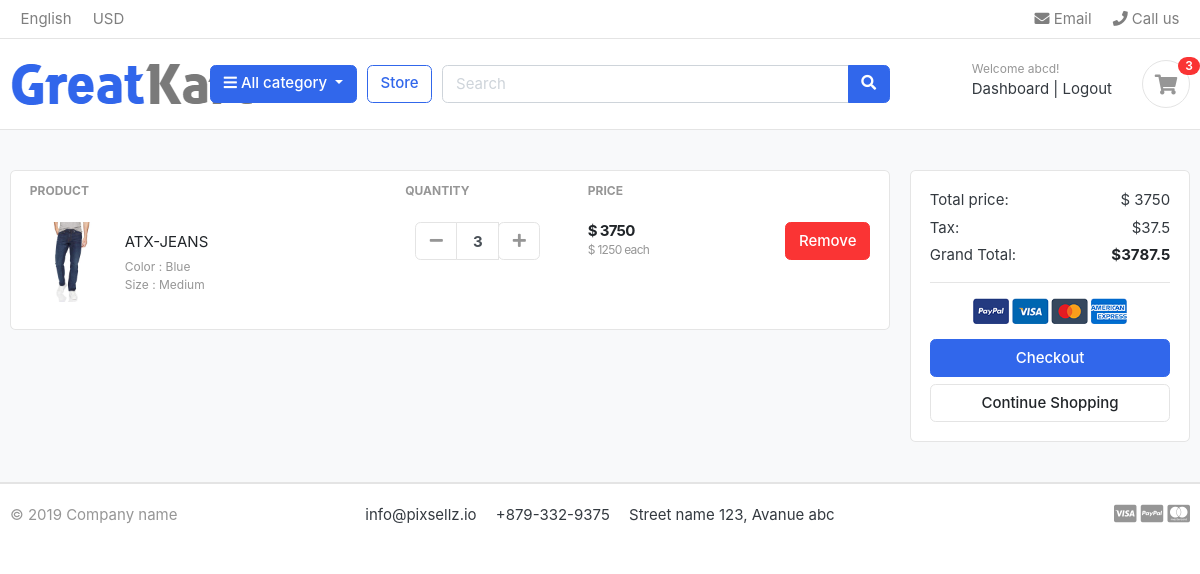
The page /cart/ (signed in) on the database as committed earlier.
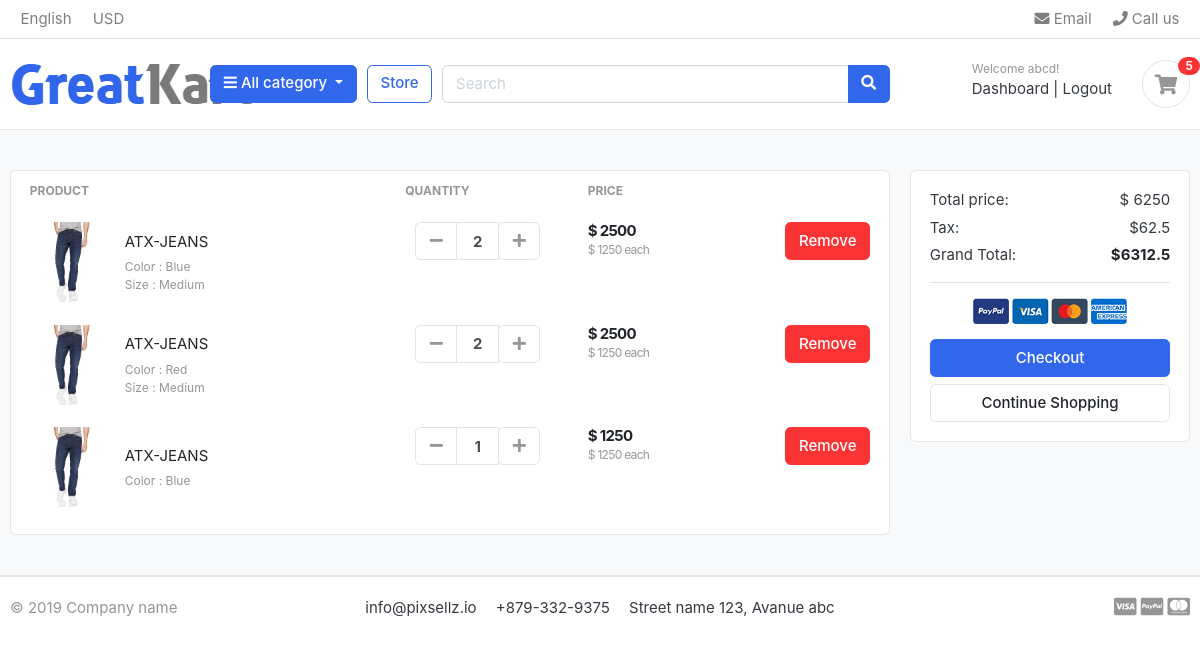
The same page on the database as committed later.
### accounts/models.py (models this page shows, shortened)
class Account(AbstractBaseUser):
    first_name= models.CharField(max_length=50)
    last_name = models.CharField(max_length=50)
    username=models.CharField(max_length=50, unique=True)
    email=models.EmailField(max_length=100, unique=True)
    phone_number = models.CharField(max_length=50)
    date_joined = models.DateTimeField(auto_now_add=True)
    last_login = models.DateTimeField(auto_now_add=True)
    is_admin = models.BooleanField(default=False)
    is_staff = models.BooleanField(default=False)
    is_active = models.BooleanField(default=False)
    is_superadmin = models.BooleanField(default=False)
    USERNAME_FIELD = 'email'
    REQUIRED_FIELDS = ['username', 'first_name', 'last_name']
    objects = MyAccountManager()

### carts/models.py (models this page shows, shortened)
class CartItem(models.Model):
    user = models.ForeignKey(Account, on_delete=models.CASCADE, null = True)
    product = models.ForeignKey(Product, on_delete=models.CASCADE)
    variations = models.ManyToManyField(Variation, blank=True)
    cart = models.ForeignKey(Cart, on_delete=models.CASCADE, null= True)
    quantity = models.IntegerField(default=1)
    is_active = models.BooleanField(default=True)
    def sub_total(self):
        return self.product.price * self.quantity

### store/models.py (models this page shows, shortened)
class Product(models.Model):
    product_name = models.CharField(max_length=200,  unique=True)
    slug = models.SlugField(max_length=200, unique = True)
    description = models.TextField(max_length = 500, blank = True)
    price = models.IntegerField()
    images = models.ImageField(upload_to = 'photos/products')
    stock = models.IntegerField()
    is_available = models.BooleanField(default= True)
    category = models.ForeignKey(Category, on_delete= models.CASCADE)
    created_date = models.DateTimeField(auto_now_add=  True)
    modified_date  = models.DateTimeField(auto_now= True)
    def get_url(self):
        return reverse('product_detail', args=[
            self.category.slug, self.slug
        ])

class Variation(models.Model):
    product = models.ForeignKey(Product, on_delete= models.CASCADE)
    variation_category = models.CharField(max_length=100, choices=variation_category_choice)
    variation_value = models.CharField(max_length=100)
    is_active = models.BooleanField(default=True)
    created_date = models.TimeField(auto_now = True)
    objects = VariationManager()

### carts/views.py (the view)
# urls.py: path('', views.cart, name = 'cart'),
def cart(request, total=0, quantity=0, cart_items=None):
    try:
        if request.user.is_authenticated:
            cart_items = CartItem.objects.filter(user=request.user)
        else:
            cart = Cart.objects.get(cart_id = _cart_id(request))
            cart_items = CartItem.objects.filter(cart=cart, is_active=True)
        for cart_item in cart_items:
            total += (cart_item.product.price* cart_item.quantity)
            quantity += cart_item.quantity
        tax = (1 * total)/100
        grand_total = total + tax
    except ObjectDoesNotExist:
        pass
    context = {
        'total' : total,
        'quantity': quantity,
        'cart_items': cart_items,
        'tax': tax,
        'grand_total': grand_total,
    }
    return render(request, 'store/cart.html', context)

### carts/context_processors.py (called while the page is built)
def counter(request):
    cart_count = 0
    if 'admin' in request.path:
        return {
        }
    else:
        try:
            cart = Cart.objects.filter(cart_id = _cart_id(request))
            if request.user.is_authenticated:
                cart_items=CartItem.objects.all().filter(user=request.user)
            else:
                cart_items = CartItem.objects.all().filter(cart=cart[:1])
            for cart_item in cart_items:
                cart_count += cart_item.quantity
        except Cart.DoesNotExist:
            cart_count = 0
    return dict(cart_count = cart_count)

### carts/views.py (called while the page is built)
def _cart_id(request):
    cart = request.session.session_key   #get session key
    if not cart:
        cart = request.session.create()   #make new session key
    return cart

### category/context_processors.py (called while the page is built)
def menu_links(request):
    links = Category.objects.all()
    return dict(links=links)

### category/models.py (called while the page is built)
    def get_url(self):
        return reverse('products_by_category', args=[self.slug])

### templates/store/cart.html (shortened to what this page needs)
{% extends 'base.html' %}
{% load static %}
{% block content %}
<section class="section-content padding-y bg">
<div class="container">
{% if not cart_items %}
<h2 class="text-center"> Your Shopping cart is empty</h2>
<br>
<div class="text-center">
	<a href = "{% url 'store' %}" class="btn btn-primary">Continue Shopping</a>
</div>
{% else %}
<div class="row">
	<aside class="col-lg-9">
<div class="card">
<table class="table table-borderless table-shopping-cart">
<thead class="text-muted">
<tr class="small text-uppercase">
  <th scope="col">Product</th>
  <th scope="col" width="120">Quantity</th>
  <th scope="col" width="120">Price</th>
  <th scope="col" class="text-right" width="200"> </th>
</tr>
</thead>
<tbody>
{% for cart_item in cart_items %}
<tr>
	<td>
		<figure class="itemside align-items-center">
			<div class="aside"><img src="{{ cart_item.product.images.url }}" class="img-sm"></div>
			<figcaption class="info">
				<a href="{{ cart_item.product.get_url }}" class="title text-dark">{{ cart_item.product.product_name }}</a>
				<p class="text-muted small">
					{% if cart_item.variations.all %}
					{% for item in cart_item.variations.all %}
					{{ item.variation_category |capfirst }} : {{ item.variation_value | capfirst}}
					<br>
					{% endfor %}
					{% endif %}
				</p>
			</figcaption>
		</figure>
	</td>
	<td>
					<div class="col">
						<div class="input-group input-spinner">
							<div class="input-group-prepend">
							<a href = "{% url 'remove_cart' cart_item.product.id cart_item.id %}" class="btn btn-light" type="button" id="button-plus"> <i class="fa fa-minus"></i> </a>
							</div>
							<input type="text" class="form-control"  value="{{cart_item.quantity}}">
							<div class="input-group-append">
								<form action = "{% url 'add_cart' cart_item.product.id %}" method = "POST">
									<button class="btn btn-light" type="submit" id="button-minus"> <i class="fa fa-plus"></i> </button>
								</form>
							</div>
						</div>
					</div>
	</td>
	<td>
		<div class="price-wrap">
			<var class="price">$ {{cart_item.sub_total}}</var>
			<small class="text-muted"> $ {{cart_item.product.price }} each </small>
		</div>
	</td>
	<td class="text-right">
	<a href="{% url 'remove_cart_item' cart_item.product_id cart_item.id %}" onclick="return confirm('Are you sure you want to delete this item')" class="btn btn-danger"> Remove</a>
	</td>
</tr>
{% endfor %}
</tbody>
</table>
</div>
	</aside>
	<aside class="col-lg-3">
		<div class="card">
		<div class="card-body">
			<dl class="dlist-align">
			  <dt>Total price:</dt>
			  <dd class="text-right">$ {{total}}</dd>
			</dl>
			<dl class="dlist-align">
			  <dt>Tax:</dt>
			  <dd class="text-right"> ${{tax}}</dd>
			</dl>
			<dl class="dlist-align">
			  <dt>Grand Total:</dt>
			  <dd class="text-right text-dark b"><strong>${{grand_total}}</strong></dd>
			</dl>
			<hr>
			<p class="text-center mb-3">
				<img src="{% static './images/misc/payments.png'%}" height="26">
			</p>
			<a href="{% url 'checkout' %}" class="btn btn-primary btn-block"> Checkout </a>
			<a href="{% url 'store' %}" class="btn btn-light btn-block">Continue Shopping</a>
		</div>
		</div>
</aside>
</div>
{% endif %}
</div>
</section>
{% endblock %}

### templates/base.html (shortened to what this page needs)
{% load static %}
<!DOCTYPE HTML>
<html lang="en">
<head>
<link href="{% static 'css/bootstrap.css' %}" rel="stylesheet" type="text/css"/>
<link href="{% static 'fonts/fontawesome/css/all.min.css' %}" type="text/css" rel="stylesheet">
<link href="{% static 'css/ui.css' %}" rel="stylesheet" type="text/css"/>
<link href="{% static 'css/responsive.css' %}" rel="stylesheet" media="only screen and (max-width: 1200px)" />
</head>
<body>
 {% include 'includes/navbar.html' %}
{% block content %}
{% endblock %}
{% include 'includes/footer.html' %}
</body>
</html>

### templates/includes/navbar.html (shortened to what this page needs)
{% load static %}
<header class="section-header">
    <nav class="navbar p-md-0 navbar-expand-sm navbar-light border-bottom">
    <div class="container">
      <div class="collapse navbar-collapse" id="navbarTop4">
        <ul class="navbar-nav mr-auto">
            <li class="nav-item dropdown">
                 <a href="#" class="nav-link">   English </a>
            </li>
            <li class="nav-item dropdown">
                <a href="#" class="nav-link"> USD </a>
            </li>
        </ul>
        <ul class="navbar-nav">
            <li><a href="#" class="nav-link"> <i class="fa fa-envelope"></i> Email </a></li>
            <li><a href="#" class="nav-link"> <i class="fa fa-phone"></i> Call us </a></li>
        </ul>
      </div>
    </div>
    </nav>
    <section class="header-main border-bottom">
        <div class="container">
    <div class="row align-items-center">
        <div class="col-lg-2 col-md-3 col-6">
            <a href="{% url 'home' %}" class="brand-wrap">
                <img class="{% static 'images/logo.png' %}" src="{% static 'images/logo.png' %}">
            </a>
        </div>
        <div class="col-lg col-sm col-md col-6 flex-grow-0">
            <div class="category-wrap dropdown d-inline-block float-right">
                <button type="button" class="btn btn-primary dropdown-toggle" data-toggle="dropdown">
                    <i class="fa fa-bars"></i> All category
                </button>
            </div>
        </div>
        <a href="{% url 'store' %}" class="btn btn-outline-primary">Store</a>
        <div class="col-lg  col-md-6 col-sm-12 col">
            <form action="{% url 'search' %}" class="search" method="GET">
                <div class="input-group w-100">
                    <input type="text" class="form-control" style="width:60%;" placeholder="Search" name="keyword">
                    <div class="input-group-append">
                      <button class="btn btn-primary" type="submit">
                        <i class="fa fa-search"></i>
                      </button>
                    </div>
                </div>
            </form>
        </div>
        <div class="col-lg-3 col-sm-6 col-8 order-2 order-lg-3">
                    <div class="d-flex justify-content-end mb-3 mb-lg-0">
                        {% if user.id is  None%}
                        <div class="widget-header">
                            <small class="title text-muted">Welcome guest!</small>
                            <div>
                                <a href="{% url 'login' %}">Sign in</a> <span class="dark-transp"> | </span>
                                <a href="{% url 'register' %}"> Register</a>
                            </div>
                        </div>
                        {% else %}
                        <div class="widget-header">
                        <small class="title text-muted">Welcome {{ user.first_name }}!</small>
                        <div>
                            <a href="{% url 'dashboard' %}">Dashboard</a> <span class="dark-transp"> | </span>
                            <a href="{% url 'logout' %}"> Logout</a>
                        </div>
                    </div>
                        {% endif %}
                        <a href="{% url 'cart' %}" class="widget-header pl-3 ml-3">
                            <div class="icon icon-sm rounded-circle border"><i class="fa fa-shopping-cart"></i></div>
                            <span class="badge badge-pill badge-danger notify">{{cart_count}}</span>
                        </a>
                    </div>
                </div>
    </div>
        </div>
    </section>
    </header>

### templates/includes/footer.html
<footer class="section-footer border-top">
	<div class="container">
		<section class="footer-bottom border-top row">
			<div class="col-md-2">
				<p class="text-muted"> &copy 2019 Company name </p>
			</div>
			<div class="col-md-8 text-md-center">
				<span  class="px-2">info@pixsellz.io</span>
				<span  class="px-2">+879-332-9375</span>
				<span  class="px-2">Street name 123, Avanue abc</span>
			</div>
			<div class="col-md-2 text-md-right text-muted">
				<i class="fab fa-lg fa-cc-visa"></i>
				<i class="fab fa-lg fa-cc-paypal"></i>
				<i class="fab fa-lg fa-cc-mastercard"></i>
			</div>
		</section>
	</div>
</footer>

### ecommerce/static/css/ui.css (style rules this page uses)
html { font-family: "Inter", sans-serif; font-size: 15px; }
.price-wrap { letter-spacing: -0.7px; }
.icon-xs, .icon-sm, .icon-md, .icon-lg { display: inline-block; text-align: center; flex-shrink: 0; flex-grow: 0; }
.icon-sm { width: 48px; height: 48px; line-height: 48px !important; font-size: 20px; }
.img-xs, .img-sm, .img-md, .img-lg { -o-object-fit: cover; object-fit: cover; flex-shrink: 0; flex-grow: 0; }
.img-sm { width: 80px; height: 80px; }
.padding-y { padding-top: 40px; padding-bottom: 40px; }
var { font-style: normal; }
figure { margin-bottom: 0; }
.bg { background-color: #f8f9fa; }
.b { font-weight: 600; }
p:last-child { margin-bottom: 0; }
.header-main { position: relative; padding-top: 1rem; padding-bottom: 1rem; }
.widget-header { display: inline-block; vertical-align: middle; position: relative; }
.widget-header a { color: #343a40; }
.widget-header i { color: #969696; }
.widget-header .title { display: block; }
.widget-header .notify { position: absolute; top: -3px; right: -10px; }
.footer-bottom { padding-top: 20px; padding-bottom: 20px; }
.btn-light { background-color: #fff; border-color: #e4e4e4; }
.btn-light i { color: #969696; }
.itemside { position: relative; display: flex; width: 100%; }
.itemside .aside { position: relative; flex-shrink: 0; }
.itemside .info { padding-left: 15px; padding-right: 7px; }
.itemside p { margin-bottom: 0; }
.itemside .title { display: block; margin-bottom: 5px; color: #212529; }
[class*=dlist-] { margin-bottom: 5px; }
[class*=dlist-] dd { margin-bottom: 0; }
.dlist-align { display: flex; }
.dlist-align dt { width: 150px; word-wrap: break-word; font-weight: normal; }
.dlist-align dd { flex-grow: 1; }
.notify { position: absolute; top: -4px; right: -10px; display: inline-block; padding: 0.25em 0.6em; font-size: 12px; line-height: 1; text-align: center; border-radius: 3rem; color: #fff; background-color: #fa3434; }
.price { font-weight: 600; color: #212529; }
.input-spinner { width: 125px; flex-wrap: nowrap; display: inline-flex; vertical-align: middle; }
.input-spinner input.form-control { text-align: center; max-width: 46px; font-weight: bold; flex-basis: 46px; border-color: #e4e4e4; flex-grow: 0; }
.input-spinner .btn { width: 42px; text-align: center; padding-left: 0.5rem; padding-right: 0.5rem; }
.table-shopping-cart.table td, .table-shopping-cart.table th { padding-left: 1.25rem; padding-right: 1.25rem; }
.table-shopping-cart .price-wrap { line-height: 1.2; }
.table-shopping-cart .price { font-weight: bold; margin-right: 5px; display: block; }

Rows that differ between the two databases and show on the page:
changed CartItem (number 1 of 3 on the later page): quantity "3" → "2"; sub_total "3750" → "2500"
added CartItem: product.images (picture), product.product_name "ATX-JEANS", quantity "2", sub_total "2500", product.price "1250", Variation (variation_category "Size", variation_value "Medium")
now on this page (row unchanged): Variation: variation_category "Color", variation_value "Red", shown under "ATX-JEANS"
added CartItem: product.images (picture), product.product_name "ATX-JEANS", quantity "1", sub_total "1250", product.price "1250", Variation (variation_category "Color", variation_value "Blue")
Other text that changed with them:
{{ cart_count }}: "3" → "5"
{{ total }}: "3750" → "6250"
{{ tax }}: "37.5" → "62.5"
{{ grand_total }}: "3787.5" → "6312.5"
